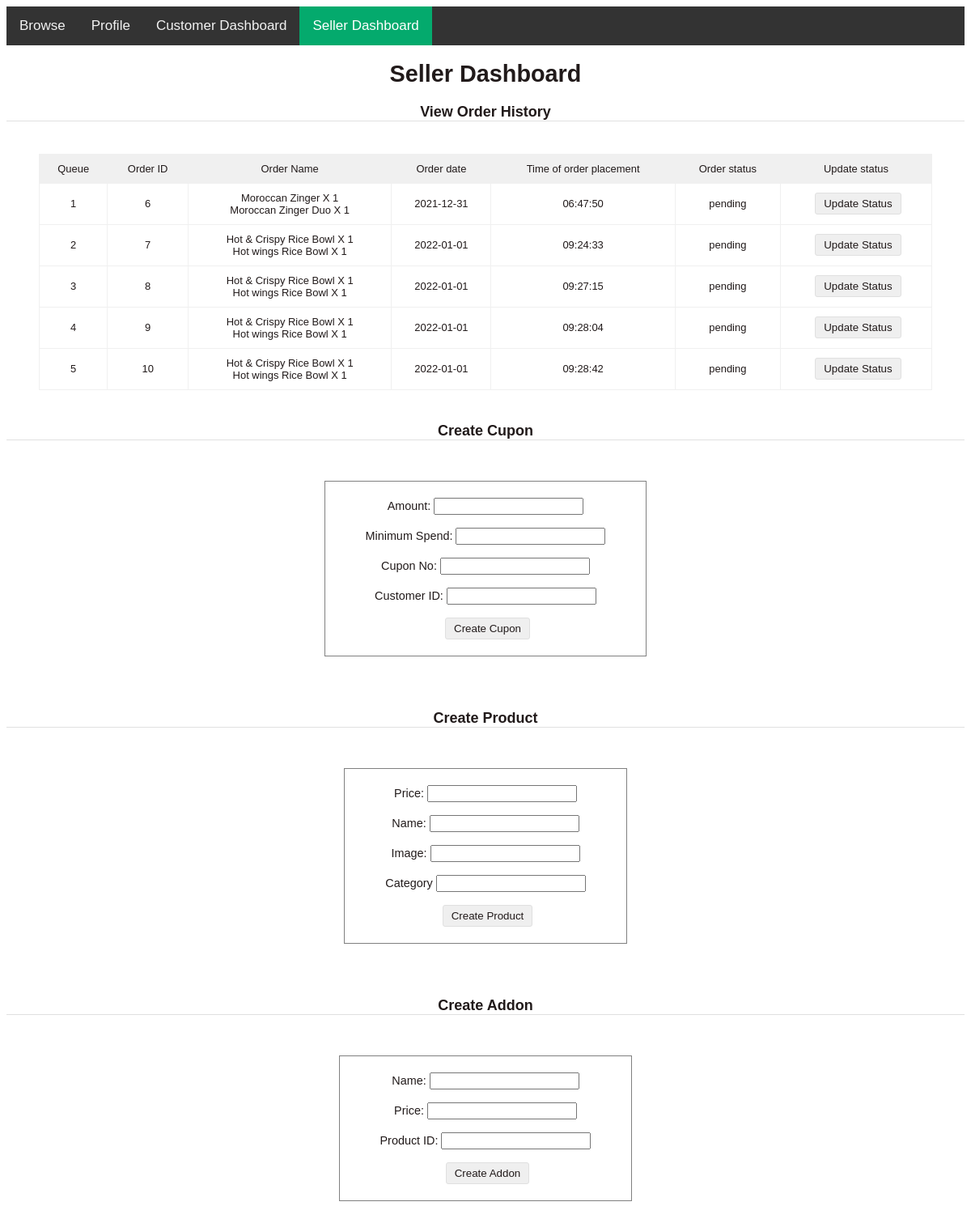
Screenshot of /seller-dashboard.php with the database file from the repository.
### tables this page shows
CREATE TABLE Orders
(
  order_id INT NOT NULL AUTO_INCREMENT,
  date DATE NOT NULL,
  time time NOT NULL,
  given_rating INT,
  status VARCHAR(10) NOT NULL,
  customer_id INT,
  seller_id INT,
  order_cost FLOAT NOT NULL,
  PRIMARY KEY (order_id),
  FOREIGN KEY (customer_id) REFERENCES Customer(customer_id) ON UPDATE CASCADE ON DELETE SET NULL,
  FOREIGN KEY (seller_id) REFERENCES Seller(seller_id) ON UPDATE CASCADE ON DELETE SET NULL
);

CREATE TABLE Order_ProductsAndAddons
(
  order_id INT NOT NULL,
  product_id INT,
  name VARCHAR(255),
  product_id2 INT,
  quantity INT,
  PRIMARY KEY (order_id, product_id, name, product_id2),
  FOREIGN KEY (order_id) REFERENCES Orders(order_id) ON UPDATE CASCADE ON DELETE CASCADE,
  FOREIGN KEY (product_id) REFERENCES Product(product_id) ON UPDATE CASCADE ON DELETE CASCADE,
  FOREIGN KEY (name, product_id2) REFERENCES Addon(name, product_id) ON UPDATE CASCADE ON DELETE CASCADE
);

CREATE TABLE Product
(
  price FLOAT NOT NULL,
  product_id INT NOT NULL AUTO_INCREMENT,
  name VARCHAR(255) NOT NULL,
  image VARCHAR(255) NOT NULL,
  category VARCHAR(255) NOT NULL,
  seller_id INT NOT NULL,
  PRIMARY KEY (product_id),
  FOREIGN KEY (seller_id) REFERENCES Seller(seller_id) ON UPDATE CASCADE ON DELETE CASCADE
);

### seller-dashboard.php (the view, shortened to what this page needs)
<?php
require_once("dbcontroller.php");
$db_handle = new DBController();
?>
<!DOCTYPE html>
<html lang="en">
<head>
    <link rel="stylesheet" href="seller_dashboard.css">
</head>
<body>
    <div class="topnav">
        <a href=".">Browse</a>
        <a href="./profile.php">Profile</a>
        <a href="./customer_dashboard.php">Customer Dashboard</a>
        <a class="active" href="./seller-dashboard.php">Seller Dashboard</a>
    </div>
    <h1> Seller Dashboard </h1>
    <div class="txt-heading">View Order History</div>
    <div class="order-list">
        <table class="order-table" cellpadding="10" cellspacing="1">
            <tr>
                <th style="text-align:center;">Queue</th>
                <th style="text-align:center;">Order ID</th>
                <th style="text-align:center;">Order Name</th>
                <th style="text-align:center;">Order date</th>
                <th style="text-align:center;">Time of order placement</th>
                <th style="text-align:center;">Order status</th>
                <th style="text-align:center;">Update status</th>
            </tr>
            <?php
            $sql = "SELECT order_id,date,time,status from orders where status != 'completed' and status != 'canceled'";
            $result = $db_handle->selectQuery($sql);
            if (!empty($result)) {
                foreach ($result as $key => $rows) {
            ?>
                    <tr>
                        <td style="text-align:center;"><?php echo $key + 1; ?></td>
                        <td style="text-align:center;"><?php echo $rows["order_id"]; ?></td>
                        <td style="text-align:center;"><?php $db_handle->printProducts4orderid($rows["order_id"]); ?></td>
                        <td style="text-align:center;"><?php echo $rows["date"]; ?></td>
                        <td style="text-align:center;"><?php echo $rows["time"]; ?></td>
                        <td style="text-align:center;"><?php echo $rows["status"]; ?></td>
                        <td style="text-align:center;">
                            <form method="post" action="?action=update_order_status&order_id=<?php echo $rows["order_id"]; ?>&current_status=<?php echo $rows["status"]; ?>"><input class="btnUpdate" type="submit" value="Update Status"> </form>
                        </td>
                    </tr>
            <?php
                }
            }
            ?>
        </table>
    </div>
    <div class="txt-heading">Create Cupon</div>
    <div class="section">
        <div class="section-border">
            <form method="post" action="?action=create_cupon">
                <label for="amount">Amount:</label>
                <input type="text" name="amount"><br><br>
                <label for="min_spend">Minimum Spend:</label>
                <input type="text" name="min_spend"><br><br>
                <label for="cupon_id">Cupon No:</label>
                <input type="text" name="cupon_id"><br><br>
                <label for="customer_id">Customer ID:</label>
                <input type="text" name="customer_id"><br><br>
                <input class="btnUpdate" type="submit" value="Create Cupon">
            </form>
        </div>
    </div>
    <br>
    <div class="txt-heading">Create Product</div>
    <div class="section">
        <div class="section-border">
            <form method="post" action="?action=create_product">
                <label for="price">Price:</label>
                <input type="text" name="price"><br><br>
                <label for="name">Name:</label>
                <input type="text" name="name"><br><br>
                <label for="image">Image:</label>
                <input type="text" name="image"><br><br>
                <label for="category">Category</label>
                <input type="text" name="category"><br><br>
                <input class="btnUpdate" type="submit" value="Create Product">
            </form>
        </div>
    </div>
    <br>
    <div class="txt-heading">Create Addon</div>
    <div class="section">
        <div class="section-border">
            <form method="post" action="?action=create_addon">
                <label for="name">Name:</label>
                <input type="text" name="name"><br><br>
                <label for="price">Price:</label>
                <input type="text" name="price"><br><br>
                <label for="product_id">Product ID:</label>
                <input type="text" name="product_id"><br><br>
                <input class="btnUpdate" type="submit" value="Create Addon">
            </form>
        </div>
    </div>

### dbcontroller.php (shortened to what this page needs)
<?php
class DBController
{
    private $host = "localhost";
    private $user = "root";
    private $password = "";
    private $database = "online_fastfood_ordering_platform";
    private $conn;
    function __construct()
    {
        $this->conn = $this->connectDB();
    }
    function connectDB()
    {
        $conn = mysqli_connect($this->host, $this->user, $this->password, $this->database);
        return $conn;
    }
    function selectQuery($query)
    {
        $result = mysqli_query($this->conn, $query);
        while ($row = mysqli_fetch_assoc($result)) {
            $resultset[] = $row;
        }
        if (!empty($resultset))
            return $resultset;
    }
    function printProducts4orderid($id)
    {
        $query = "SELECT `product`.`name` AS 'product',`order_productsandaddons`.`name` AS 'addon',`quantity` FROM `product`,`order_productsandaddons` WHERE `product`.`product_id`=`order_productsandaddons`.`product_id` AND `order_productsandaddons`.`order_id`=" . $id;
        $result = mysqli_query($this->conn, $query);
        while ($row = mysqli_fetch_assoc($result)) {
            echo $row['product'];
            echo " X " . $row['quantity'];
            echo "<br>";
        }
    }
}

### seller_dashboard.css (style rules this page uses)
body { font-family: Arial; color: #211a1a; font-size: 0.9em; }
.order-list { margin: 40px; }
.order-list table { width: 100%; background-color: #F0F0F0; }
.order-list table td { background-color: #FFFFFF; }
.btnUpdate { padding: 5px 10px; margin-left: 5px; background-color: #efefef; border: #E0E0E0 1px solid; color: #211a1a; text-decoration: none; border-radius: 3px; cursor: pointer; }
.order-table { font-size: 0.9em; }
.order-table th { font-weight: normal; }
.section { margin: 40px; padding: 10px; text-align: center; }
.section-border { margin: auto; width: fit-content; border: 1px solid grey; padding: 20px 50px; }
h1 { text-align: center; }
.txt-heading { color: #211a1a; border-bottom: 1px solid #E0E0E0; overflow: auto; text-align: center; font-size: large; font-weight: bold; }
.topnav { overflow: hidden; background-color: #333; }
.topnav a { float: left; color: #f2f2f2; text-align: center; padding: 14px 16px; text-decoration: none; font-size: 17px; }
.topnav a.active { background-color: #04AA6D; color: white; }

### rows the page displays
orders: order_id "6", date "2021-12-31", time "06:47:50", status "pending"
order_productsandaddons: product.name "Moroccan Zinger", quantity "1"
order_productsandaddons: product.name "Moroccan Zinger Duo", quantity "1"
orders: order_id "7", date "2022-01-01", time "09:24:33", status "pending"
order_productsandaddons: product.name "Hot & Crispy Rice Bowl", quantity "1"
order_productsandaddons: product.name "Hot wings Rice Bowl", quantity "1"
orders: order_id "8", date "2022-01-01", time "09:27:15", status "pending"
order_productsandaddons: product.name "Hot & Crispy Rice Bowl", quantity "1"
order_productsandaddons: product.name "Hot wings Rice Bowl", quantity "1"
orders: order_id "9", date "2022-01-01", time "09:28:04", status "pending"
order_productsandaddons: product.name "Hot & Crispy Rice Bowl", quantity "1"
order_productsandaddons: product.name "Hot wings Rice Bowl", quantity "1"
orders: order_id "10", date "2022-01-01", time "09:28:42", status "pending"
order_productsandaddons: product.name "Hot & Crispy Rice Bowl", quantity "1"
order_productsandaddons: product.name "Hot wings Rice Bowl", quantity "1"
